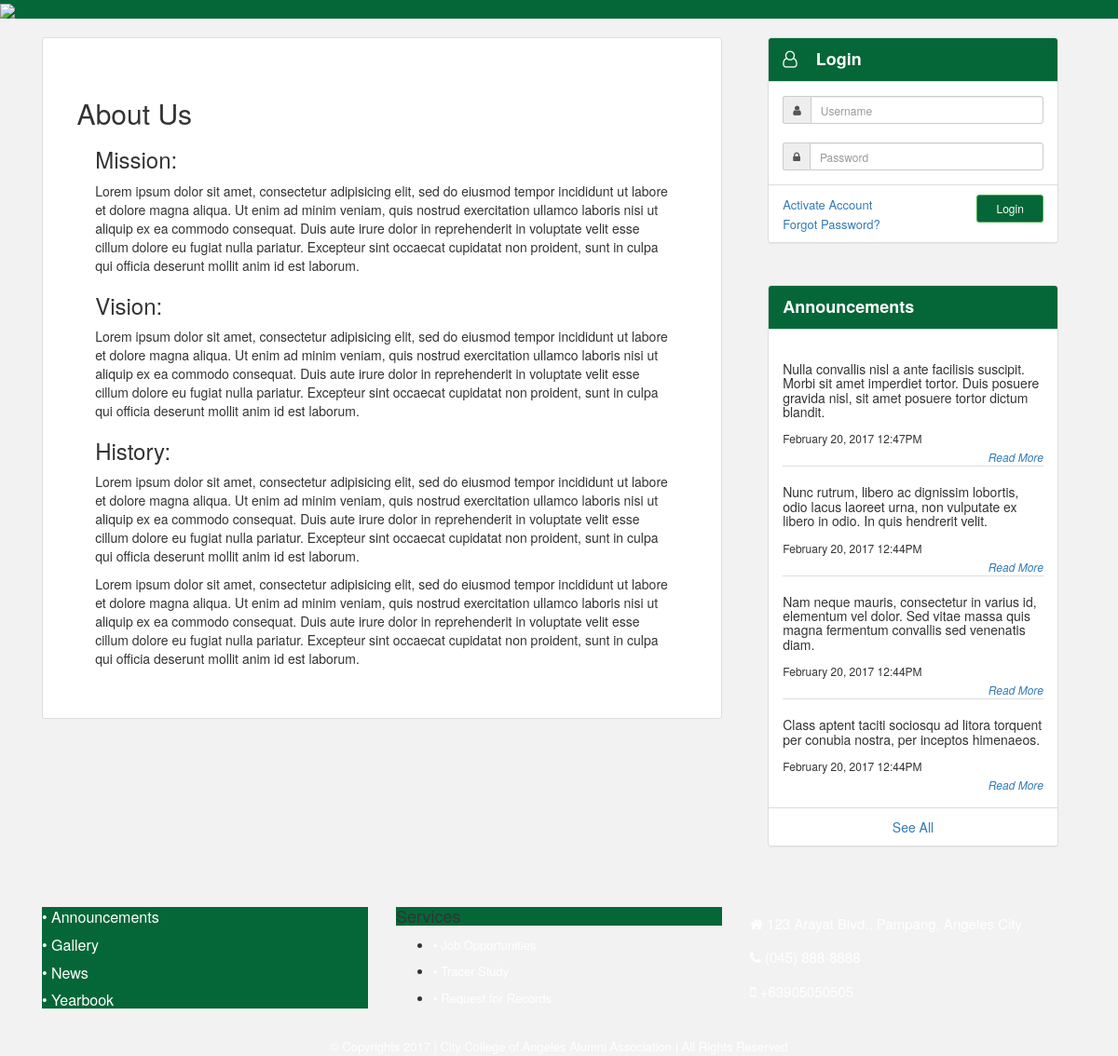
The page /about-us.php on the database its author committed.
### tables this page shows
CREATE TABLE `webannouncements` (
  `announ_id` int(11) NOT NULL AUTO_INCREMENT,
  `announ_title` varchar(255) NOT NULL,
  `announ_description` text NOT NULL,
  `announ_status` tinyint(1) NOT NULL DEFAULT '1',
  `announ_poster_id` int(11) NOT NULL,
  `announ_date_modified` datetime NOT NULL,
  `announ_date_added` datetime NOT NULL,
  PRIMARY KEY (`announ_id`)
);

### classes/Db.php (called while the page is built, shortened)
<?php
class Db {
	private static $_instance = null;
	private $_conn,
			$_host = 'localhost',
			$_db = 'alumni',
			$_user = 'root',
			$_pass = '';
	public function __construct(){
		$this->_conn = new PDO("mysql:host=".$this->_host.";dbname=".$this->_db,$this->_user,$this->_pass);
	}
	public static function getInstance() {
		if(!isset(self::$_instance)) {
			self::$_instance = new Db();
		}
		return self::$_instance;
	}
	public function selectData($table, $where) {
		$sql = "SELECT * FROM $table WHERE $where";
		$q = $this->_conn->query($sql);
		if($q->rowCount()) {
			return $q;
		}
		return false;
	}
}
?>

### classes/Coding.php (called while the page is built, shortened)
<?php
class Coding {
	public static function encodeThis($string) {
		return bin2hex(gzdeflate(base64_encode($string),9));
	}
}
?>

### classes/Session.php (called while the page is built, shortened)
<?php
class Session {
	public static function putSession($name, $value) {
		return $_SESSION[$name] = $value;
	}
}
?>

### classes/Token.php (called while the page is built, shortened)
<?php
require_once('Session.php');
class Token {
	public static function generate() {
		return Session::putSession('tokenString', md5(uniqid()));
	}
}
?>

### includes/announcements.php (the view)
<div class="announcements">
	<div>
		<div class="panel panel-default">
			<div class="panel-heading">
				<span class="side-pannel-title">Announcements</span>
			</div>
			<div class="panel-body">
			<?php
				$getAnnouncements = Db::getInstance()->selectData('webannouncements', 'announ_status = 1 ORDER BY announ_id DESC LIMIT 0,4');
				if($getAnnouncements) {
					while ($row = $getAnnouncements->fetch(PDO::FETCH_ASSOC)) {
					?>
						<div class="announcement">
							<div class="announcement-title">
								<h2><?php echo ucfirst($row['announ_title']); ?></h2>
							</div>
							<div class="announcement-date">
								<span><?php echo date("F d, Y h:iA", strtotime($row['announ_date_modified'])); ?></span>
							</div>
							<div class="announcement-button">
								<a href="view?announID=<?php echo Coding::encodeThis(Coding::encodeThis($row['announ_id'])); ?>&all=false&token=<?php echo Token::generate(); ?>">Read More</a>
							</div>
						</div>
					<?php
					}
				} else {
					echo "No records yet.";
				}
			?>
			</div>
			<div class="panel-footer" style="background-color: #fff; text-align: center;">
				<a href="announcements">See All</a>
			</div>
		</div>
	</div>
</div>

### resources/css/main.css (style rules this page uses)
body { background-color: #f2f2f2; }
.announcements { padding: 25px 0; }
.panel > .panel-heading { background-color: #056738; color: #fff; font-size: 18px; font-weight: bold; }
.announcement .announcement-title > h2 { font-size: 14px; color: #333; }
.announcement .announcement-date > span { font-size: 12px; }
.announcement .announcement-button { text-align: right; }
.announcement .announcement-button > a { font-size: 12px; font-style: italic; }
.announcement + .announcement { border-top: 1px solid #ddd; }

### rows shown on the page
webannouncements: announ_title "Nulla convallis nisl a ante facilisis suscipit. Morbi sit amet imperdiet tortor. Duis posuere gravida nisl, sit amet posuere tortor dictum blandit.", announ_date_modified "February 20, 2017 12:47PM"
webannouncements: announ_title "Nunc rutrum, libero ac dignissim lobortis, odio lacus laoreet urna, non vulputate ex libero in odio. In quis hendrerit velit.", announ_date_modified "February 20, 2017 12:44PM"
webannouncements: announ_title "Nam neque mauris, consectetur in varius id, elementum vel dolor. Sed vitae massa quis magna fermentum convallis sed venenatis diam.", announ_date_modified "February 20, 2017 12:44PM"
webannouncements: announ_title "Class aptent taciti sociosqu ad litora torquent per conubia nostra, per inceptos himenaeos.", announ_date_modified "February 20, 2017 12:44PM"
